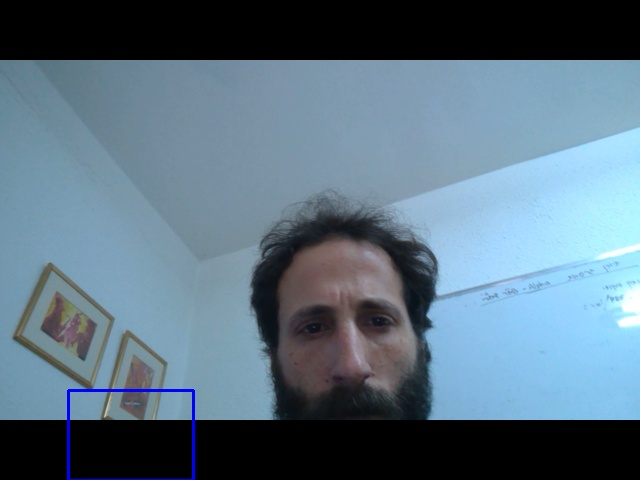
#> input picture pccode/tests/Ã¿.jpg, 640 x 480 px, given in place of the camera
$ python meanshift.py
#> lines starting #> are read from the running program, lines starting #| are printed output that depends on the picture; after the words box and inside, x2 and y2 are one past the last pixel; in counts of white or black regions, pixels touching at a corner belong together
import numpy as np
import cv2 as cv
cap = cv.VideoCapture(0)
# take first frame of the video
ret,frame = cap.read()
#> frame is the input picture: shape (480, 640, 3); mean B, G, R 128.6, 112.9, 90.7
# setup initial location of window
r,h,c,w = 250,90,400,125  # simply hardcoded the values
track_window = (c,r,w,h)
# set up the ROI for tracking
roi = frame[r:r+h, c:c+w]
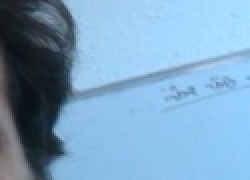
#> roi: shape (90, 125, 3) (shown 2 times larger); mean B, G, R 193.1, 162, 123.2
hsv_roi =  cv.cvtColor(roi, cv.COLOR_BGR2HSV)
#> hsv_roi: shape (90, 125, 3); mean H, S, V 104.1, 91.6, 193.2
mask = cv.inRange(hsv_roi, np.array((0., 60.,32.)), np.array((180.,255.,255.)))
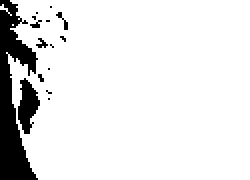
#> mask: shape (90, 125) (shown 2 times larger); 89.7% white; 15 black regions (13 under 20 px), largest, box (x1, y1, x2, y2) and area: (0, 0, 19, 90) 905, (9, 39, 20, 67) 185
roi_hist = cv.calcHist([hsv_roi],[0],mask,[180],[0,180])
#> roi_hist = 180 values, max 4543 at index 103, min 0 at index 0, mean 56.05
cv.normalize(roi_hist,roi_hist,0,255,cv.NORM_MINMAX)
# Setup the termination criteria, either 10 iteration or move by atleast 1 pt
term_crit = ( cv.TERM_CRITERIA_EPS | cv.TERM_CRITERIA_COUNT, 10, 1 )
while(1):
    ret ,frame = cap.read()
    if ret == True:
        hsv = cv.cvtColor(frame, cv.COLOR_BGR2HSV)
#> hsv: shape (480, 640, 3); mean H, S, V 78.9, 64.1, 129.4
        dst = cv.calcBackProject([hsv],[0],roi_hist,[0,180],1)
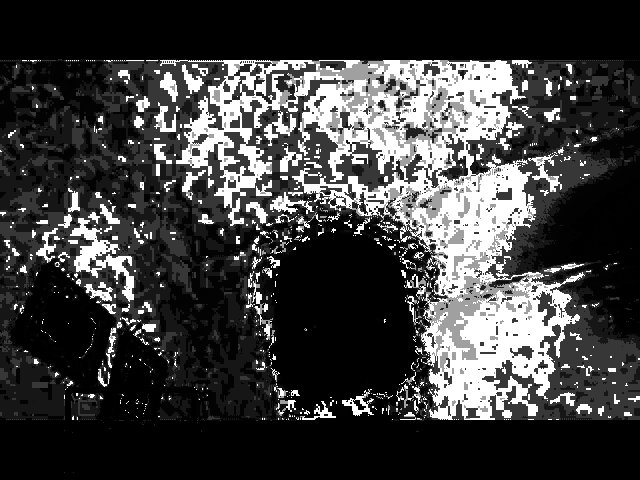
#> dst: shape (480, 640); min 0, max 255, mean 61.8
        # apply meanshift to get the new location
        ret, track_window = cv.meanShift(dst, track_window, term_crit)
#> ret = 10; track_window = (426, 279, 125, 90)
        # Draw it on image
        x,y,w,h = track_window
#> x = 426; y = 279; w = 125; h = 90
        img2 = cv.rectangle(frame, (x,y), (x+w,y+h), 255,2)
        cv.imshow('img2',img2)
        k = cv.waitKey(60) & 0xff
#> (key Esc is pressed here)
        if k == 27:
            break
        else:
            cv.imwrite(chr(k)+".jpg",img2)
    else:
        break
cv.destroyAllWindows()
cap.release()
